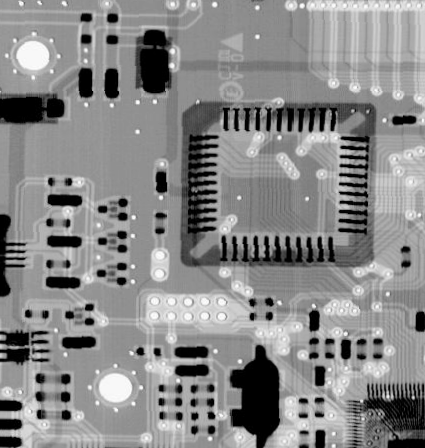
#> input picture Morfologia/board_secion.tiff, 425 x 448 px
$ jupyter execute morfologia_grises.ipynb
#> lines starting #> are read from the running program, lines starting #| are printed output that depends on the picture
[cell 1]
import cv2
import numpy as np
import matplotlib.pyplot as plt

# 1) Cargar en escala de grises
img = cv2.imread("board_secion.tiff", cv2.IMREAD_GRAYSCALE)
#> img is the input picture: shape (448, 425); min 0, max 255, mean 136.4

# 2) Elemento estructurante: disco plano de radio 2 (5x5)
se = cv2.getStructuringElement(cv2.MORPH_ELLIPSE, (5, 5))

# 3) Morfología en escala de grises
eroded  = cv2.erode(img,  se, iterations=1)   # erosión
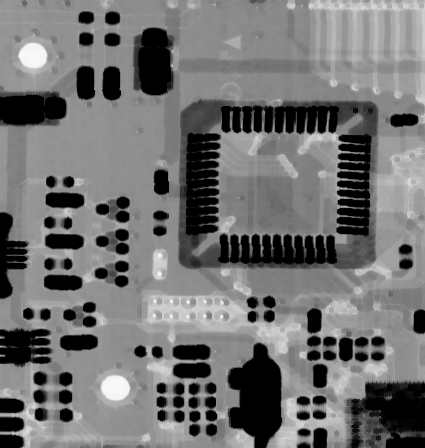
#> eroded: shape (448, 425); min 0, max 248, mean 114.1
dilated = cv2.dilate(img, se, iterations=1)   # dilatación
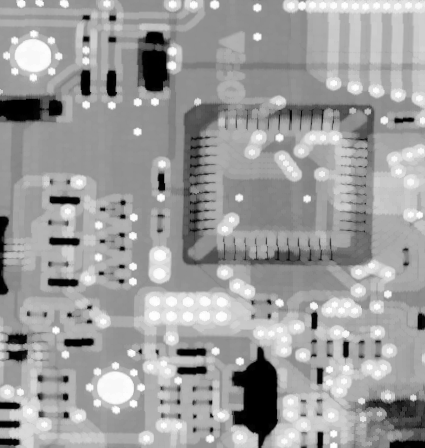
#> dilated: shape (448, 425); min 0, max 255, mean 158.1

# 4) (Opcional) Mostrar
plt.figure(figsize=(9,3))
plt.subplot(1,3,1); plt.imshow(img, cmap='gray');     plt.title("Original");   plt.axis('off')
plt.subplot(1,3,2); plt.imshow(eroded, cmap='gray');  plt.title("Erosión (r=2)");  plt.axis('off')
plt.subplot(1,3,3); plt.imshow(dilated, cmap='gray'); plt.title("Dilatación (r=2)"); plt.axis('off')
plt.tight_layout(); plt.show()
#> after `plt.tight_layout()`:
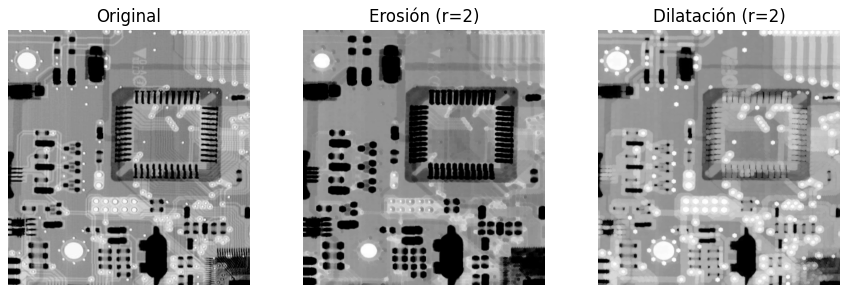
#> figure drawn by matplotlib, 3 panels

[cell 2]
import cv2
import numpy as np
import matplotlib.pyplot as plt

# 1) Cargar en escala de grises
img = cv2.imread("board_secion.tiff", cv2.IMREAD_GRAYSCALE)

# 2) Elemento estructurante: disco plano de radio 2 (5x5)
se = cv2.getStructuringElement(cv2.MORPH_ELLIPSE, (9, 9))

# 3) Operaciones morfológicas en escala de grises
eroded   = cv2.erode(img,  se, iterations=1)             # erosión
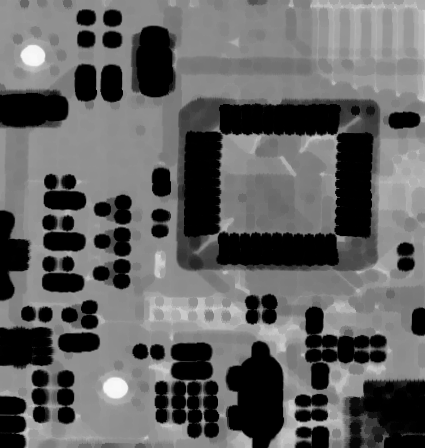
#> eroded: shape (448, 425); min 0, max 248, mean 98.6
dilated  = cv2.dilate(img, se, iterations=1)             # dilatación
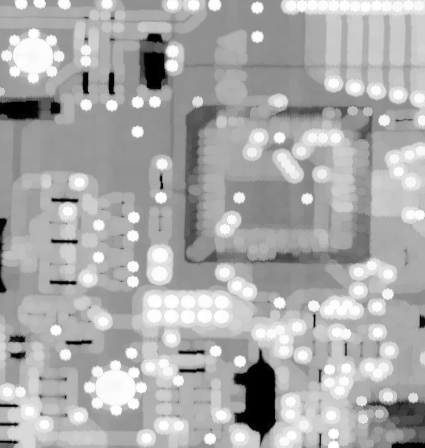
#> dilated: shape (448, 425); min 0, max 255, mean 171.8
opened   = cv2.morphologyEx(img, cv2.MORPH_OPEN,  se)    # apertura
closed   = cv2.morphologyEx(img, cv2.MORPH_CLOSE, se)    # cierre
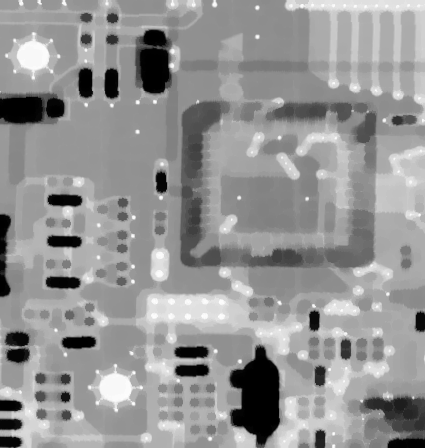
#> closed: shape (448, 425); min 0, max 255, mean 148.7

# 4) Mostrar resultados
plt.figure(figsize=(10,5))
plt.subplot(1,3,1); plt.imshow(img, cmap='gray');     plt.title("Original");   plt.axis('off')
plt.subplot(1,3,2); plt.imshow(opened, cmap='gray');  plt.title("Apertura");   plt.axis('off')
plt.subplot(1,3,3); plt.imshow(closed, cmap='gray');  plt.title("Cierre");     plt.axis('off')
plt.tight_layout(); plt.show()

[cell 3]
import cv2
import numpy as np
import matplotlib.pyplot as plt

# 1) Cargar la imagen en escala de grises
img = cv2.imread("xray.tif", cv2.IMREAD_GRAYSCALE)
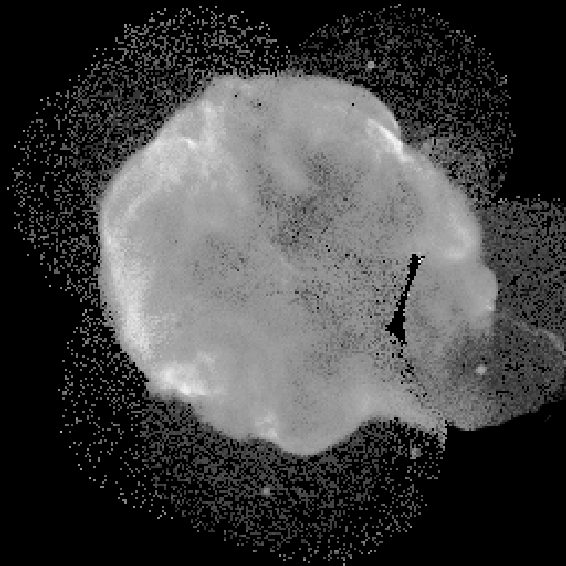
#> input picture Morfologia/xray.tif, 566 x 566 px
#> img is the input picture: shape (566, 566); min 0, max 253, mean 66.9

# 2) Función para hacer apertura seguida de cierre
def open_close(img, r):
#> called with r = 1
    se = cv2.getStructuringElement(cv2.MORPH_ELLIPSE, (2*r+1, 2*r+1))
    opened = cv2.morphologyEx(img, cv2.MORPH_OPEN, se)
#> opened: shape (566, 566)
    closed = cv2.morphologyEx(opened, cv2.MORPH_CLOSE, se)
#> closed: shape (566, 566)
    return closed

# 3) Aplicar con diferentes radios
proc_r1 = open_close(img, 1)
proc_r3 = open_close(img, 3)
proc_r5 = open_close(img, 5)
#> call 3 of open_close, with r = 5
#> in open_close (call 3), `opened = cv2.morphologyEx(img, cv2.MORPH_OPEN, se)`:
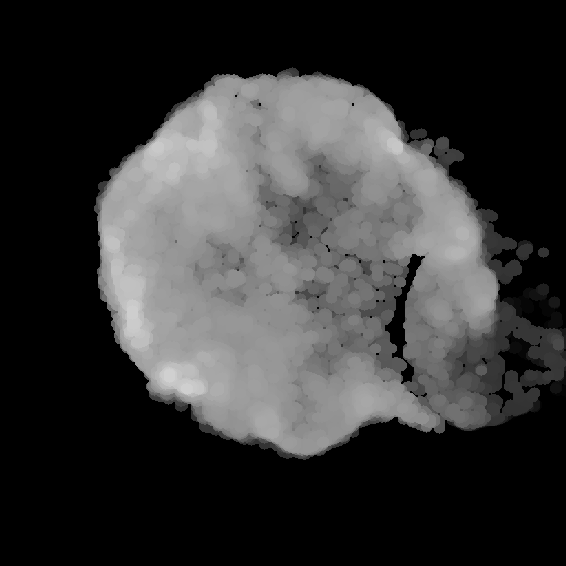
#> opened: shape (566, 566); min 0, max 208, mean 53.2

# 4) Mostrar resultados
plt.figure(figsize=(10,10))

plt.subplot(2,2,1); plt.imshow(img, cmap='gray');     plt.title("Original"); plt.axis('off')
plt.subplot(2,2,2); plt.imshow(proc_r1, cmap='gray'); plt.title("Apertura+Cierre r=1"); plt.axis('off')
plt.subplot(2,2,3); plt.imshow(proc_r3, cmap='gray'); plt.title("Apertura+Cierre r=3"); plt.axis('off')
plt.subplot(2,2,4); plt.imshow(proc_r5, cmap='gray'); plt.title("Apertura+Cierre r=5"); plt.axis('off')

plt.tight_layout()
plt.show()

[cell 4]
import cv2
import numpy as np
import matplotlib.pyplot as plt

# 1) Cargar en escala de grises
img = cv2.imread("cerebro.tif", cv2.IMREAD_GRAYSCALE)
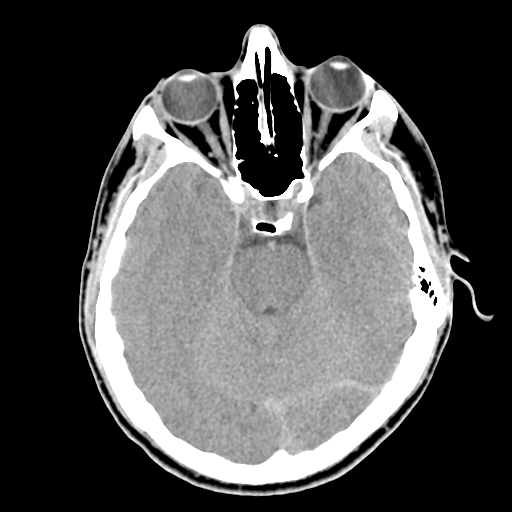
#> input picture Morfologia/cerebro.tif, 512 x 512 px
#> img is the input picture: shape (512, 512); min 0, max 255, mean 80.4

# 2) EE 3×3 (aprox. disco / elipse)
se = cv2.getStructuringElement(cv2.MORPH_ELLIPSE, (3,3))

# 3) Gradiente morfológico = dilatación - erosión
grad = cv2.morphologyEx(img, cv2.MORPH_GRADIENT, se)
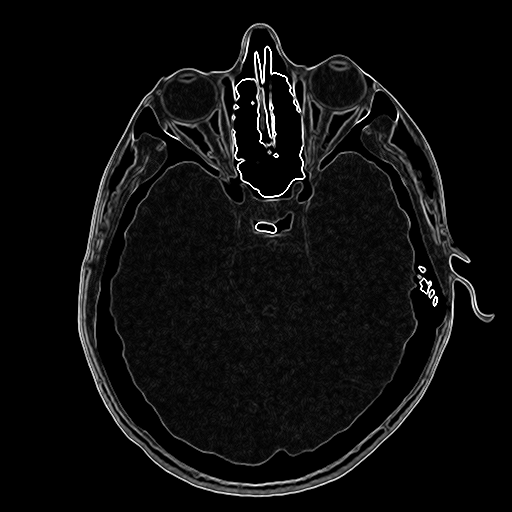
#> grad: shape (512, 512); min 0, max 255, mean 13.2

# 4) Mostrar 1x2
plt.figure(figsize=(8,4))
plt.subplot(1,2,1); plt.imshow(img, cmap='gray');  plt.title("Original");  plt.axis('off')
plt.subplot(1,2,2); plt.imshow(grad, cmap='gray'); plt.title("Gradiente morfológico (3×3)"); plt.axis('off')
plt.tight_layout(); plt.show()

# (Opcional) Guardar
# cv2.imwrite("cerebro_gradiente_3x3.png", grad)
